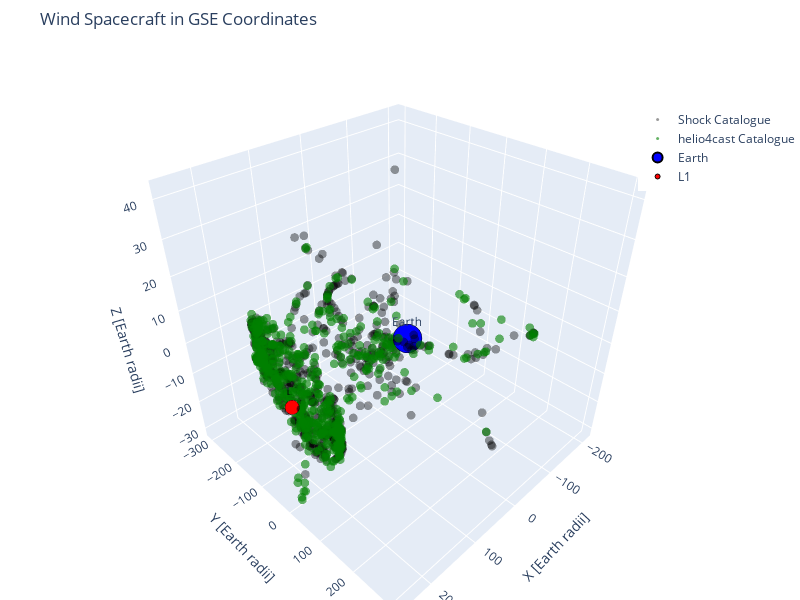

Notebook source saved alongside this figure:
### Code cell
GSE_sc_plot(Wind_Shock, Wind_helios, 'Wind Spacecraft in GSE Coordinates')

### Figure 1 — Plotly figure (JSON) as saved in the notebook; plotly's stock layout.template omitted (floating-point values rounded to 4 significant figures; data arrays with more than 128 entries replaced by an {"elided": "..."} marker saying what was removed)
{"data": [{"hoverinfo": "text", "marker": {"color": "black", "opacity": 0.4, "size": 3}, "mode": "markers", "name": "Shock Catalogue", "text": {"elided": "674 str values"}, "type": "scatter3d", "x": {"elided": "674 float values"}, "y": {"elided": "674 float values"}, "z": {"elided": "674 float values"}}, {"hoverinfo": "text", "marker": {"color": "green", "opacity": 0.6, "size": 3}, "mode": "markers", "name": "helio4cast Catalogue", "text": {"elided": "533 str values"}, "type": "scatter3d", "x": {"elided": "533 float values"}, "y": {"elided": "533 float values"}, "z": {"elided": "533 float values"}}, {"hoverinfo": "text", "marker": {"color": "blue", "line": {"color": "black", "width": 2}, "size": 10}, "mode": "markers+text", "name": "Earth", "text": ["Earth"], "textposition": "top center", "type": "scatter3d", "x": [0], "y": [0], "z": [0]}, {"hoverinfo": "text", "marker": {"color": "red", "line": {"color": "black", "width": 1}, "size": 5}, "mode": "markers+text", "name": "L1", "text": ["L1"], "textposition": "top center", "type": "scatter3d", "x": [238], "y": [0], "z": [0]}], "layout": {"height": 600, "legend": {"x": 0.8, "y": 0.9}, "margin": {"b": 0, "l": 0, "r": 0, "t": 50}, "scene": {"xaxis": {"range": [-226.1, 266], "title": {"text": "X [Earth radii]"}}, "yaxis": {"range": [-322.4, 322.7], "title": {"text": "Y [Earth radii]"}}, "zaxis": {"range": [-32.91, 44.49], "title": {"text": "Z [Earth radii]"}}}, "title": {"text": "Wind Spacecraft in GSE Coordinates"}, "width": 800}}
